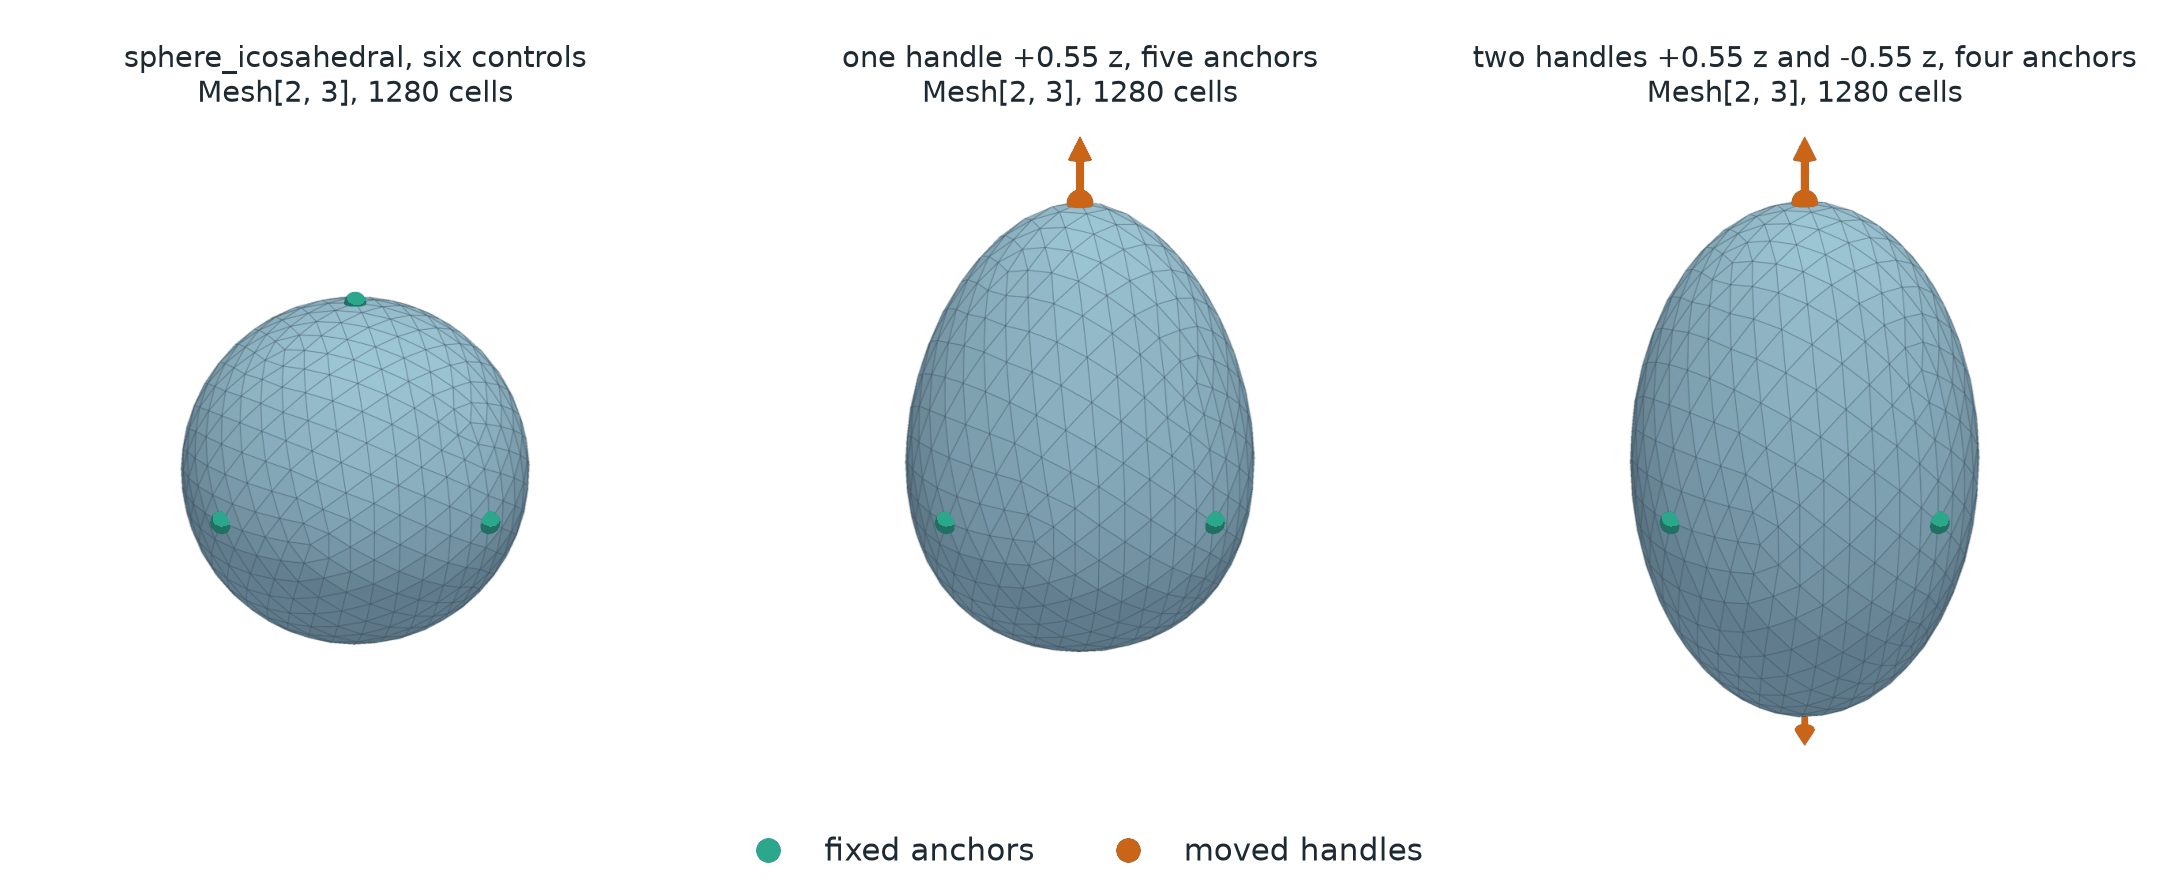

Generate this figure with Python:
# SPDX-FileCopyrightText: Copyright (c) 2023 - 2026 NVIDIA CORPORATION & AFFILIATES.
# SPDX-FileCopyrightText: All rights reserved.
# SPDX-License-Identifier: Apache-2.0
#
# Licensed under the Apache License, Version 2.0 (the "License");
# you may not use this file except in compliance with the License.
# You may obtain a copy of the License at
#
# http://www.apache.org/licenses/LICENSE-2.0
#
# Unless required by applicable law or agreed to in writing, software
# distributed under the License is distributed on an "AS IS" BASIS,
# WITHOUT WARRANTIES OR CONDITIONS OF ANY KIND, either express or implied.
# See the License for the specific language governing permissions and
# limitations under the License.

"""Render one-handle and two-handle thin-plate-spline RBF deformations of a sphere."""

from pathlib import Path

import matplotlib.pyplot as plt
import numpy as np
import pyvista as pv
import torch
from _style import FIXED, RESULT, SURFACE, SURFACE_EDGE, mesh_label, save, spheres
from matplotlib.lines import Line2D

from physicsnemo.mesh.io import to_pyvista
from physicsnemo.mesh.primitives.surfaces import sphere_icosahedral

pv.OFF_SCREEN = True

OUTPUT = Path(__file__).parent / "sphere_rbf_morph.png"

CAMERA = [(5.0, -5.0, 3.0), (0.0, 0.0, 0.0), (0.0, 0.0, 1.0)]


def _controls(points: torch.Tensor) -> torch.Tensor:
    """Select six symmetric vertices spanning the affine polynomial terms."""
    indices = torch.stack(
        (
            points[:, 2].argmax(),
            points[:, 2].argmin(),
            points[:, 0].argmax(),
            points[:, 0].argmin(),
            points[:, 1].argmax(),
            points[:, 1].argmin(),
        )
    )
    return points[indices]


def _radial_basis_function_deform(mesh, controls, displacements):
    """Apply the exact RBF settings illustrated by this figure."""
    return mesh.radial_basis_function_deform(
        controls,
        displacements,
        kernel="thin_plate_spline",
        polynomial=True,
        smoothing=0.0,
        implementation="torch",
    )


def _render(actors, camera):
    """Render PyVista actors from a fixed camera, so that panels share one scale."""

    plotter = pv.Plotter(off_screen=True, window_size=(900, 900))
    plotter.enable_anti_aliasing("ssaa")
    plotter.set_background("white")
    for dataset, kwargs in actors:
        plotter.add_mesh(dataset, **{"ambient": 0.35, **kwargs})
    plotter.camera_position = camera
    image = plotter.screenshot(return_img=True)
    plotter.close()
    return image


def _surface(mesh):
    """Return the shaded surface actor of a mesh."""

    return (
        to_pyvista(mesh),
        {
            "color": SURFACE,
            "show_edges": True,
            "edge_color": SURFACE_EDGE,
            "line_width": 0.6,
            "diffuse": 0.7,
        },
    )


def _arrows(starts, vectors, color):
    """Draw displacement arrows as solid geometry."""

    arrows = [
        pv.Arrow(
            start=start,
            direction=vector,
            scale=float(np.linalg.norm(vector)),
            tip_radius=0.18,
            shaft_radius=0.06,
            tip_length=0.35,
        )
        for start, vector in zip(starts, vectors, strict=True)
    ]
    return (pv.merge(arrows), {"color": color})


def _legend(figure, entries):
    """Add a marker legend at the bottom center."""

    handles = [
        Line2D(
            [0],
            [0],
            marker="o",
            color="none",
            markerfacecolor=color,
            markeredgecolor="white",
            markersize=12,
            label=label,
        )
        for label, color in entries
    ]
    figure.legend(handles=handles, loc="lower center", ncol=len(handles), frameon=False)


def _panel(mesh, controls, displacements):
    """Render a deformed sphere with fixed anchors, moved handles, and arrows."""

    controls = controls.numpy()
    displacements = displacements.numpy()
    active = np.linalg.norm(displacements, axis=1) > 0.0
    actors = [_surface(mesh)]
    actors.append((spheres(controls[~active], 0.06), {"color": FIXED}))
    if active.any():
        destinations = controls[active] + displacements[active]
        actors.append((spheres(destinations, 0.07), {"color": RESULT}))
        directions = displacements[active] / np.linalg.norm(
            displacements[active], axis=1, keepdims=True
        )
        actors.append(_arrows(destinations, 0.35 * directions, RESULT))
    return _render(actors, CAMERA)


def main():
    """Generate the documentation image."""

    sphere = sphere_icosahedral.load(radius=1.0, subdivisions=3)
    controls = _controls(sphere.points)

    one_handle = torch.zeros_like(controls)
    one_handle[0, 2] = 0.55

    two_handles = torch.zeros_like(controls)
    two_handles[0, 2] = 0.55
    two_handles[1, 2] = -0.55

    pulled = _radial_basis_function_deform(sphere, controls, one_handle)
    stretched = _radial_basis_function_deform(sphere, controls, two_handles)

    panels = (
        ("sphere_icosahedral, six controls", sphere, torch.zeros_like(controls)),
        ("one handle +0.55 z, five anchors", pulled, one_handle),
        ("two handles +0.55 z and -0.55 z, four anchors", stretched, two_handles),
    )
    figure, axes = plt.subplots(1, 3, figsize=(13.5, 5.6))
    for axis, (title, mesh, displacements) in zip(axes, panels, strict=True):
        axis.imshow(_panel(mesh, controls, displacements))
        axis.set_title(f"{title}\n{mesh_label(mesh)}")
        axis.set_axis_off()
    _legend(figure, (("fixed anchors", FIXED), ("moved handles", RESULT)))
    figure.subplots_adjust(left=0.0, right=1.0, bottom=0.07, top=0.88, wspace=0.02)
    save(figure, OUTPUT)


if __name__ == "__main__":
    main()
